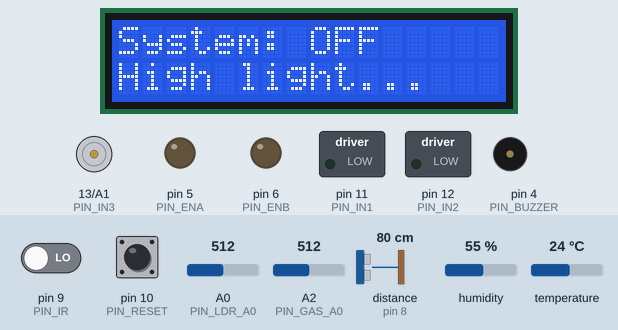
The sketch below on a simulated Arduino Uno, built with avr-gcc and run on an emulated ATmega328P. Shown: 16×2 character LCD, motor-driver pin pairs drawn as motors (green arrow = first pin HIGH = forward, orange = second pin HIGH = backward, longer = more drive), switched loads named in the sketch (green lamp = pin HIGH), output pins drawn as LEDs (lit = HIGH), buzzer (waves = sounding, pin HIGH). Inputs (shaded band) come from the test bench; at power-on: A0 (PIN_LDR_A0) = 512, pin 9 (PIN_IR) LOW, pin 10 (PIN_RESET) HIGH, A2 (PIN_GAS_A0) = 512, distance to the obstacle (sensor on pin 8) 80 cm, humidity 55 %, temperature 24 °C. The echo pulse lasts 58.3 µs per cm; pins used as bus, display or sensor lines are not drawn; what the sketch prints to the serial monitor is not drawn.

Above: at 2.0 s.
2.1 s: A0 (PIN_LDR_A0) set to 311
3.6 s: A0 (PIN_LDR_A0) set to 283
At 4.1 s:
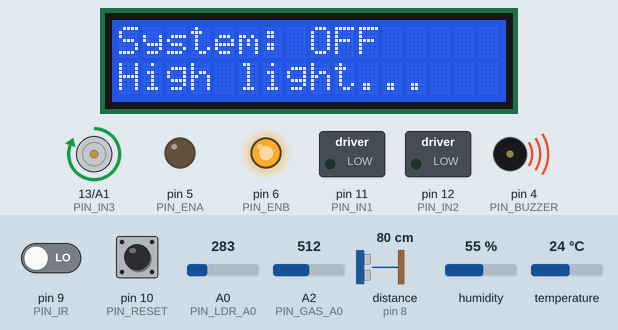
At 5.5 s:
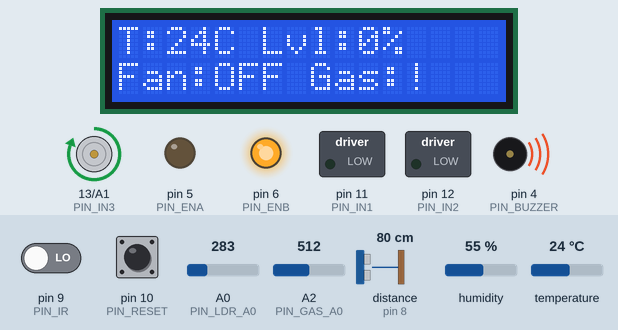
5.8 s: A0 (PIN_LDR_A0) set to 306
At 7.1 s:
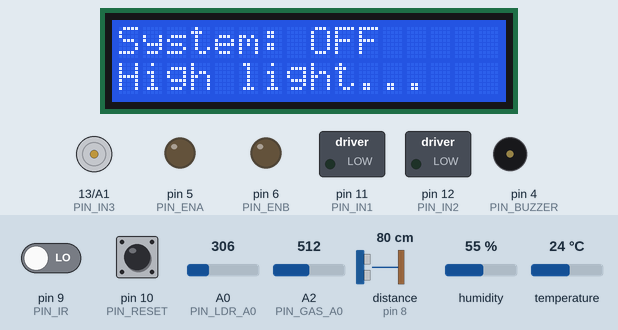
Timing chart, 0 to 8.8 s (numbered marks = the images above; inputs shaded):
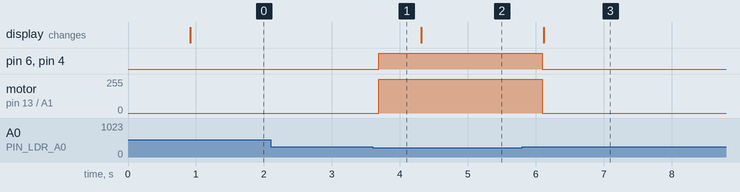

The sketch:

attemp.ino
```cpp
#include <DHT.h>
#include <Wire.h>
#include <LiquidCrystal_I2C.h>

/* -------- Pin assignments -------- */
const int PIN_LDR_A0 = A0;
const int PIN_DHT    = 2;
const int PIN_GAS_A0 = A2;   // MQ-2 analog output
const int PIN_BUZZER = 4;    // via NPN transistor

// L298N Channel for FAN (Motor 1 -> OUT A/B)
const int PIN_ENA = 5;       // PWM
const int PIN_IN1 = 11;
const int PIN_IN2 = 12;

// L298N Channel for PUMP (Motor 2 -> OUT C/D)
const int PIN_ENB = 6;       // PWM
const int PIN_IN3 = 13;
const int PIN_IN4 = A1;      // use analog pin as digital

// Ultrasonic
const int PIN_TRIG = 7;
const int PIN_ECHO = 8;

// IR proximity for dispensing
const int PIN_IR   = 9;

// Manual reset button (to GND)
const int PIN_RESET = 10;

/* -------- Devices -------- */
#define DHTTYPE DHT11
DHT dht(PIN_DHT, DHTTYPE);
LiquidCrystal_I2C lcd(0x27, 16, 2);

/* -------- Tunables -------- */
int   LDR_THRESHOLD     = 300;    // System ON if LDR <= this
float TEMP_ON_C         = 31;     // Fan ON threshold
long  TANK_DEPTH_CM     = 30;
long  ULTRA_TIMEOUT_US  = 25000;

int   GAS_THRESHOLD     = 300;   // Gas trigger threshold (0–1023)

uint8_t FAN_PWM   = 255;
uint8_t PUMP_PWM  = 255;

/* -------- State -------- */
bool systemActive   = false;
bool alarmLatched   = false;
bool fanOn          = false;
unsigned long lastLCD = 0;

// --- Buzzer silence timer ---
unsigned long buzzerSilenceUntil = 0;  // millis until buzzer is suppressed

/* -------- Helpers -------- */
long measureDistanceCm() {
  digitalWrite(PIN_TRIG, LOW); delayMicroseconds(2);
  digitalWrite(PIN_TRIG, HIGH); delayMicroseconds(10);
  digitalWrite(PIN_TRIG, LOW);
  long duration = pulseIn(PIN_ECHO, HIGH, ULTRA_TIMEOUT_US);
  if (duration == 0) return -1;
  long cm = duration / 58;
  return cm;
}

void fan_set(bool on, uint8_t duty = 255) {
  if (on) {
    digitalWrite(PIN_IN1, HIGH);
    digitalWrite(PIN_IN2, LOW);
    analogWrite(PIN_ENA, duty);
  } else {
    analogWrite(PIN_ENA, 0);
    digitalWrite(PIN_IN1, LOW);
    digitalWrite(PIN_IN2, LOW);
  }
}

void pump_set(bool on, uint8_t duty = 255) {
  if (on) {
    digitalWrite(PIN_IN3, HIGH);
    digitalWrite(PIN_IN4, LOW);
    analogWrite(PIN_ENB, duty);
  } else {
    analogWrite(PIN_ENB, 0);
    digitalWrite(PIN_IN3, LOW);
    digitalWrite(PIN_IN4, LOW);
  }
}

void setBuzzer(bool on) { digitalWrite(PIN_BUZZER, on ? HIGH : LOW); }

/* -------- Arduino setup -------- */
void setup() {
  Serial.begin(9600);

  pinMode(PIN_IR,    INPUT);
  pinMode(PIN_RESET, INPUT_PULLUP);
  pinMode(PIN_BUZZER, OUTPUT);

  pinMode(PIN_ENA, OUTPUT);
  pinMode(PIN_IN1, OUTPUT);
  pinMode(PIN_IN2, OUTPUT);
  pinMode(PIN_ENB, OUTPUT);
  pinMode(PIN_IN3, OUTPUT);
  pinMode(PIN_IN4, OUTPUT);

  pinMode(PIN_TRIG, OUTPUT);
  pinMode(PIN_ECHO, INPUT);

  fan_set(false, 0);
  pump_set(false, 0);
  setBuzzer(false);

  dht.begin();
  lcd.init(); lcd.backlight();
  lcd.clear();
  lcd.setCursor(0,0); lcd.print("EEE4604 System");
  lcd.setCursor(0,1); lcd.print("Init...");
  delay(800);
}

/* -------- Main Loop -------- */
void loop() {
  // --- LDR Control ---
  int ldr = analogRead(PIN_LDR_A0);
  systemActive = (ldr <= LDR_THRESHOLD);

  if (!systemActive) {
    fan_set(false, 0);
    pump_set(false, 0);
    setBuzzer(false);
    alarmLatched = false;

    if (millis() - lastLCD > 500) {
      lastLCD = millis();
      lcd.clear();
      lcd.setCursor(0,0); lcd.print("System: OFF");
      lcd.setCursor(0,1); lcd.print("High light...");
    }

    Serial.print("LDR: "); Serial.print(ldr);
    Serial.println(" (System OFF)");
    delay(100);
    return;
  }

  // --- Temperature & Humidity ---
  float tempC = dht.readTemperature();
  float hum   = dht.readHumidity();

  if (!isnan(tempC)) {
    if (tempC >= TEMP_ON_C) {
      fan_set(true, FAN_PWM);
      fanOn = true;
    } else {
      fan_set(false, 0);
      fanOn = false;
    }
  }

  // --- Gas sensor (analog threshold) ---
  int gasValue = analogRead(PIN_GAS_A0);
  bool gasDetected = (gasValue >= GAS_THRESHOLD);   // ✅ buzzer ON if >= threshold

  if (gasDetected) {
    alarmLatched = true;
  } else {
    alarmLatched = false;  // buzzer OFF when below threshold
  }

  // Reset button pressed → silence buzzer for 12 minutes
  if (digitalRead(PIN_RESET) == LOW) {
    alarmLatched = false;
    buzzerSilenceUntil = millis() + (12UL * 60UL * 1000UL); // 12 min
  }

  // Only allow buzzer if not in silence period
  bool buzzerActive = false;
  if (alarmLatched && millis() > buzzerSilenceUntil) {
    buzzerActive = true;
  }
  setBuzzer(buzzerActive);

  // --- Ultrasonic Tank Level ---
  long dist = measureDistanceCm();
  int levelPct = 0;
  if (dist > 0 && dist <= TANK_DEPTH_CM + 5) {
    long filled = TANK_DEPTH_CM - dist;
    if (filled < 0) filled = 0;
    if (filled > TANK_DEPTH_CM) filled = TANK_DEPTH_CM;
    levelPct = (int)((filled * 100L) / TANK_DEPTH_CM);
  }

  // --- IR dispensing (hand detection only) ---
  int irRaw = digitalRead(PIN_IR);
  bool handPresent = (irRaw == LOW);
  bool pumpActive  = (systemActive && handPresent);

  pump_set(pumpActive, PUMP_PWM);

  if (pumpActive) {
    Serial.println("[PUMP] Dispensing (IR detected hand)");
  }

  // --- LCD Update ---
  if (millis() - lastLCD > 500) {
    lastLCD = millis();
    lcd.clear();
    lcd.setCursor(0,0);
    lcd.print("T:"); lcd.print(!isnan(tempC) ? (int)tempC : -1); lcd.print("C ");
    lcd.print("Lvl:"); lcd.print(levelPct); lcd.print("%");
    lcd.setCursor(0,1);
    lcd.print("Fan:"); lcd.print(fanOn ? "ON " : "OFF");
    lcd.print(" Gas:"); lcd.print(gasDetected ? "!" : "-");
  }

  // --- Serial Monitoring (real-time) ---
  Serial.print("LDR: "); Serial.print(ldr);
  Serial.print(" | Temp: "); Serial.print(tempC); Serial.print(" C");
  Serial.print(" | Hum: "); Serial.print(hum); Serial.print(" %");
  Serial.print(" | Water Level: "); Serial.print(levelPct); Serial.print(" %");
  Serial.print(" | Distance: "); Serial.print(dist); Serial.print(" cm");
  Serial.print(" | GasVal: "); Serial.print(gasValue);
  Serial.print(" | Buzzer: "); Serial.print(buzzerActive ? "ON" : "OFF");
  Serial.print(" | IRraw: "); Serial.print(irRaw);
  Serial.println();

  delay(200);
}
```

Measured:
- the behaviour switches between 301 and 300 on A0 (PIN_LDR_A0) (found by bisection; images 0 and 1)
- after the input at 2.1 s, every drawn part: stays the same
- after the input at 3.6 s, pin 6 (PIN_ENB): LOW → HIGH after 0.09 s; pin 4 (PIN_BUZZER): LOW → HIGH after 0.08 s; motor on pin 13 (PIN_IN3) / A1 (PIN_IN4): stopped → forward 255/255 after 0.09 s
- after the input at 5.8 s, pin 6 (PIN_ENB), pin 4 (PIN_BUZZER): HIGH → LOW after 0.29 s; motor on pin 13 (PIN_IN3) / A1 (PIN_IN4): forward 255/255 → stopped after 0.29 s; the display: changes after 0.32 s (image 3)
